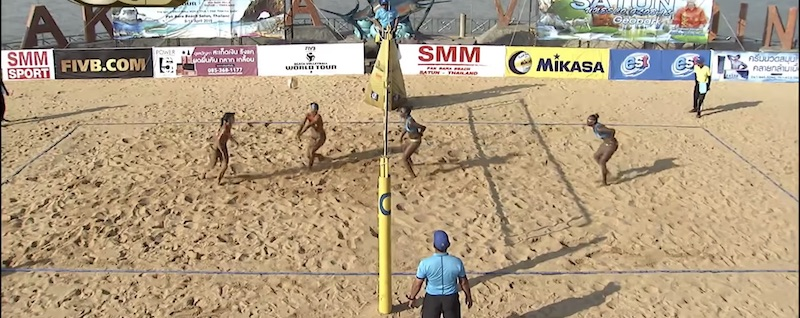
#> input picture homography-mapping/images/3DbeachVolleyMiddleView.jpg, 800 x 318 px
$ python demo3.py
#> lines starting #> are read from the running program, lines starting #| are printed output that depends on the picture; after the words box and inside, x2 and y2 are one past the last pixel; in counts of white or black regions, pixels touching at a corner belong together
#
# Author Stephan Janssen
#
import cv2
import numpy as np
import matplotlib.pyplot as plt

# Read source image.
img_src = cv2.imread('images/3DbeachVolleyMiddleView.jpg')
#> img_src is the input picture: shape (318, 800, 3); mean B, G, R 130, 157.1, 176.3

# Four corners of the 3D court
# Start top-left corner and go anti-clock wise + mid-court circle point
pts_src = np.array([
    [79, 124],      # 1) top left bottom corner
    [702, 126],     # 2) top right corner
    [798, 201],     # 3) bottom right (bottom part)
    [798, 271],     # 4) bottom right (top part)
    [0, 268],       # 5) bottom left (bottom part)
    [0, 182]        # 6) bottom left (top part)
    ])

cv2.polylines(img_src, [pts_src], isClosed=True, color=[255,0,0], thickness=2)
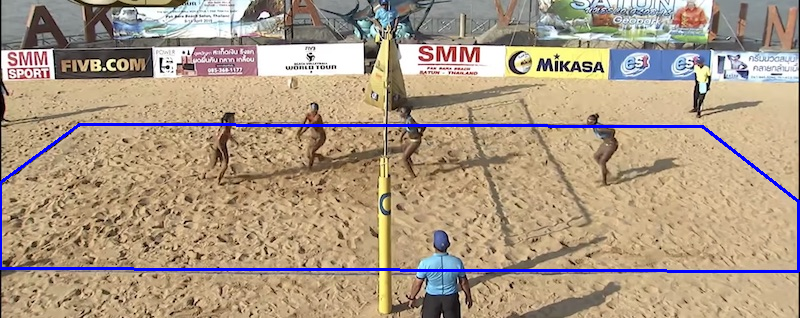
#> img_src: shape (318, 800, 3); 2.1% of pixels changed, all inside (x1, y1, x2, y2) = (0, 123, 800, 273)

plt.imshow(img_src)
plt.title('Original')
plt.show()

# Read destination image.
img_dst = cv2.imread('images/2DBeachVolleyball.jpg')
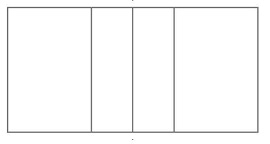
#> input picture homography-mapping/images/2DBeachVolleyball.jpg, 270 x 144 px
#> img_dst is the input picture: shape (144, 270, 3); min 92, max 255, mean 249.3

# Four corners of the court + mid-court circle point in destination image
# Start top-left corner and go anti-clock wise + mid-court circle point
pts_dst = np.array([
    [26, 131],      # 1) top left bottom corner
    [234, 130],     # 2) top right corner
    [256, 94],      # 3) bottom right (bottom part)
    [256, 6],       # 4) top right corner
    [6, 6],         # 5) top left corner
    [7, 99]         # 6) bottom left corner
    ])

cv2.polylines(img_dst, [pts_dst], isClosed=True, color=[255,0,0], thickness=2)
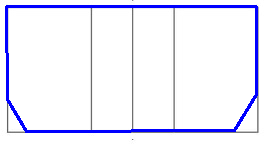
#> img_dst: shape (144, 270, 3); 5.61% of pixels changed, all inside (x1, y1, x2, y2) = (5, 5, 258, 133)

plt.figure()
plt.imshow(img_dst)
plt.show()

# Calculate Homography
h, status = cv2.findHomography(pts_src, pts_dst)

# Warp source image to destination based on homography
img_out = cv2.warpPerspective(img_src, h, (img_dst.shape[1], img_dst.shape[0]))
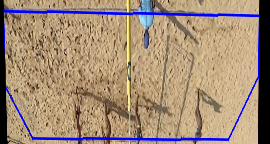
#> img_out: shape (144, 270, 3); mean B, G, R 119, 140.5, 163.1
cv2.imshow("Warped", img_out)
cv2.waitKey(0)

cv2.imwrite("output/beachVolleyball.jpg", img_out)
